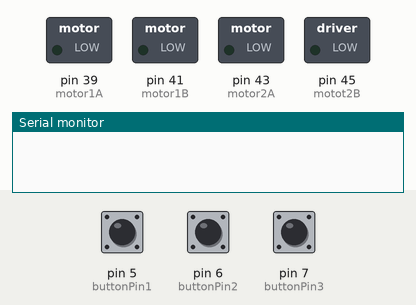
Simulated run of this sketch. Board: Arduino Mega 2560, built with avr-gcc and run on an emulated ATmega2560. Shown: switched loads named in the sketch (green lamp = pin HIGH), the last lines printed to the serial monitor. Inputs (shaded band) come from the test bench; at power-on: pin 7 (buttonPin3) LOW, pin 5 (buttonPin1) LOW, pin 6 (buttonPin2) LOW.

Above: at 1.2 s.
1.3 s: pin 7 (buttonPin3) pulled HIGH for 0.15 s
At 3.6 s:
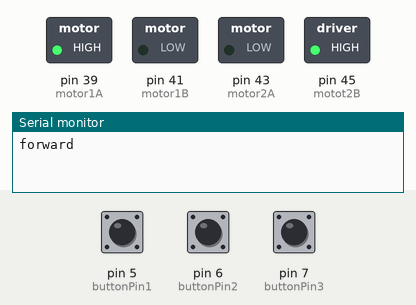
4.4 s: pin 5 (buttonPin1) pulled HIGH for 3.2 s
At 6.0 s:
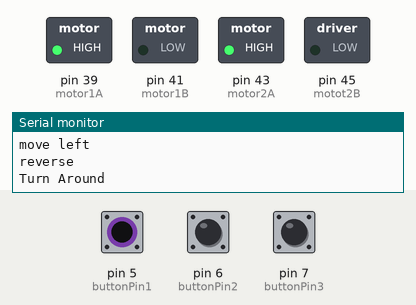
9.1 s: pin 6 (buttonPin2) pulled HIGH for 3.2 s
At 9.5 s:
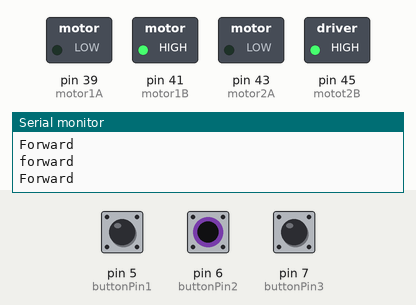
13.8 s: pin 7 (buttonPin3) pulled HIGH for 1 s
At 15.6 s:
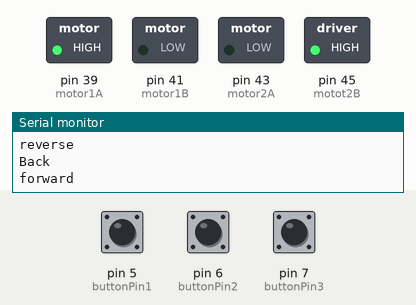
17.8 s: pin 7 (buttonPin3) pulled HIGH for 3.2 s
At 23.8 s:
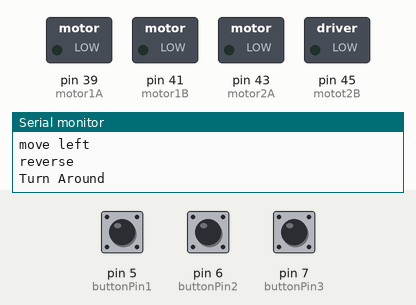
Timing chart, 0 to 24.9 s (numbered marks = the images above; inputs shaded):
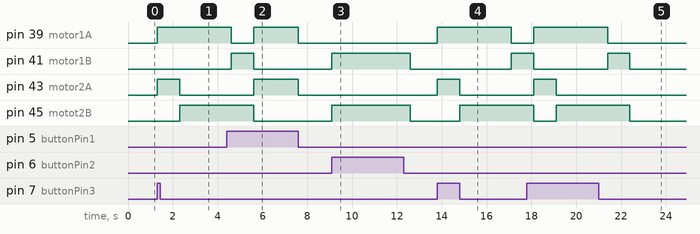

The sketch:

robot_0.1.ino
```cpp
int buttonPin1 = 5;
int buttonPin2 = 6;
int buttonPin3 = 7;

int buttonState1 = 0;
int buttonState2 = 0;
int buttonState3 = 0;

int t;
void forward(int del){

      digitalWrite(39, HIGH);// forward
      digitalWrite(43, HIGH);
      delay(del);
      digitalWrite(39, LOW);
      digitalWrite(43, LOW);
      Serial.println("forward");
  }
void backwards(int del){
      digitalWrite(41, HIGH);
      digitalWrite(45, HIGH);
      delay(del);
      digitalWrite(41, LOW);
      digitalWrite(45, LOW);
      Serial.println("reverse");

  }
void left(int del){

      digitalWrite(39, HIGH);
      digitalWrite(45, HIGH);
      delay(del);
      digitalWrite(39, LOW);
      digitalWrite(45, LOW);
      Serial.println("move left");

  }
void right(int del){
      digitalWrite(43, HIGH);
      digitalWrite(41, HIGH);
      delay(del);
      digitalWrite(43, LOW);
      digitalWrite(41, LOW);
      Serial.println("move right");
  }

void setup() {
  Serial.begin(115200);
  pinMode(39, OUTPUT);//motor1A
  pinMode(41, OUTPUT);//motor1B
  pinMode(43, OUTPUT);//motor2A
  pinMode(45, OUTPUT);//motot2B
  pinMode(5, INPUT);
  pinMode(6, INPUT);
  pinMode(7, INPUT);
}


void loop() {
  digitalWrite(41, LOW);
  digitalWrite(43, LOW);
  digitalWrite(39, LOW);
  digitalWrite(45, LOW);

  t = 200; // variable for time delay

buttonState1 = digitalRead(buttonPin1);
buttonState2 = digitalRead(buttonPin2);
buttonState3 = digitalRead(buttonPin3);


  if (buttonState1 == HIGH) {
    // turn LED on:
     forward(500);
    Serial.println("Forward");
  } else if(buttonState2 == HIGH){

    backwards(500);
    Serial.println("Back");
  }
   else if(buttonState3 == HIGH) {
    // turn LED off:

    forward(1000);
    left(2300);
    backwards(1000);
    Serial.println("Turn Around");
   }
   else{
      digitalWrite(41, LOW);
      digitalWrite(43, LOW);
      digitalWrite(39, LOW);
      digitalWrite(45, LOW);
   }


//  if (Serial.available()) {
//
//    char what = Serial.read();
//    Serial.write(what);
//    if (what == 'f') {
//     forward(t);
//
//    }
//    else if (what == 'b') {// reverse
//    backwards(t);
//    }
//    else if (what == 'l') {//left
//    left(t);
//    }
//    else if (what == 'r') {//right
//    right(t);
//    }
//    else { //stop
//      digitalWrite(41, LOW);
//      digitalWrite(43, LOW);
//      digitalWrite(39, LOW);
//      digitalWrite(45, LOW);
//
//      Serial.println("Stopped");
//    }
//  }

  //Serial.println("Done, bro!");
}
```

Measured:
- after the input at 1.3 s, pin 39 (motor1A): LOW → HIGH at once; pin 43 (motor2A): LOW → HIGH at once, → LOW 1.0 s later; pin 45 (motot2B): LOW → HIGH after 1.0 s
- after the input at 4.4 s, pin 43 (motor2A): LOW → HIGH after 1.2 s, → LOW 2.0 s later
- after the input at 9.1 s, pin 41 (motor1B), pin 45 (motot2B): LOW → HIGH at once, → LOW 3.5 s later
- after the input at 13.8 s, pin 39 (motor1A): LOW → HIGH at once, → LOW 3.3 s later; pin 41 (motor1B): LOW → HIGH after 3.3 s; pin 43 (motor2A): LOW → HIGH at once, → LOW 1.0 s later; pin 45 (motot2B): LOW → HIGH after 1.0 s
- after the input at 17.8 s, pin 39 (motor1A): LOW → HIGH after 0.30 s, → LOW 3.3 s later; pin 43 (motor2A): LOW → HIGH after 0.30 s, → LOW 1.0 s later
